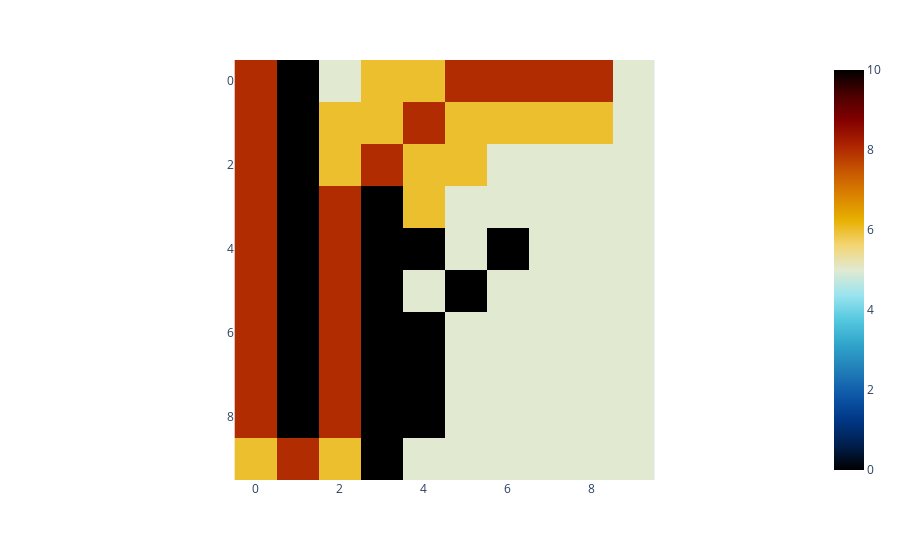

Notebook code for this chart:
### Code cell
class Node():
    
    def __init__(self, parent=None, position=None):
        self.parent = parent
        self.position = position

        self.g = 0
        self.h = 0
        self.f = 0

    def __eq__(self, other):
        return self.position == other.position
    
    def __repr__(self) -> str:
        return self.position


def astar(maze, start, end):
    
    new_maze = maze
    
    # Create start and end node
    start_node = Node(None, start)
    start_node.g = start_node.h = start_node.f = 0
    end_node = Node(None, end)
    end_node.g = end_node.h = end_node.f = 0

    # Initialize both open and closed list
    open_list = []
    closed_list = []

    # Add the start node
    open_list.append(start_node)

    # Loop until you find the end
    while len(open_list) > 0:

        # Get the current node
        current_node = open_list[0]
        for item in open_list:
            # print("openList:" ,item.position[0],  item.position[1] )
            new_maze[item.position[0]][item.position[1]] = 6
            if item.f < current_node.f:
                current_node = item
        # print("we are here: ", current_node.position, current_node.g)
        # Pop current off open list, add to closed list
        open_list.remove(current_node)
        closed_list.append(current_node)

        # Found the goal
        if current_node == end_node:
            path = []
            current = current_node
            while current is not None:
                path.append(current.position)
                current = current.parent
            final_path = path[::-1] 
            print(final_path) # Print reversed path
            for path_position in final_path:
                new_maze[path_position[0]][path_position[1]] = 8
            return(new_maze)
        # Generate children
        children = []
        for new_position in [(0, -1), (0, 1), (-1, 0), (1, 0),(-1, -1), (1, 1), (-1, 1), (1, -1)]: # Adjacent squares

            # Get node position
            node_position = (current_node.position[0] + new_position[0], current_node.position[1] + new_position[1])

            # Make sure within range
            if node_position[0] > (len(maze) - 1) or node_position[0] < 0 or node_position[1] > (len(maze[len(maze)-1]) -1) or node_position[1] < 0:
                continue

            # Make sure walkable terrain
            if maze[node_position[0]][node_position[1]] != 5:
                continue

            # Create new node
            new_node = Node(current_node, node_position)

            # Append
            children.append(new_node)

        # Loop through children
        for child in children:

            # Child is on the closed list
            if child in closed_list:
                continue

            # Create the f, g, and h values
            child.g = current_node.g + 1
            child.h = ((child.position[0] - end_node.position[0]) ** 2) + ((child.position[1] - end_node.position[1]) ** 2)
            child.f = child.g + child.h

            # Child is already in the open list
            if child in open_list:
                i = open_list.index(child)
                duplicated = open_list[i]
                if child.g > duplicated.g:
                    continue


            # Add the child to the open list
            open_list.append(child)


def main():

    maze = [[5, 0, 5, 5, 5, 5, 5, 5, 5, 5],
            [5, 0, 5, 5, 5, 5, 5, 5, 5, 5],
            [5, 0, 5, 5, 5, 5, 5, 5, 5, 5],
            [5, 0, 5, 0, 5, 5, 5, 5, 5, 5],
            [5, 0, 5, 0, 0, 5, 0, 5, 5, 5],
            [5, 0, 5, 0, 5, 0, 5, 5, 5, 5],
            [5, 0, 5, 0, 0, 5, 5, 5, 5, 5],
            [5, 0, 5, 0, 0, 5, 5, 5, 5, 5],
            [5, 0, 5, 0, 0, 5, 5, 5, 5, 5],
            [5, 5, 5, 0, 5, 5, 5, 5, 5, 5]]

    start = (0, 0)
    end = (0, 8)

    new_maze = astar(maze, start, end)
    
    

    fig = px.imshow(new_maze, color_continuous_midpoint=0.0, range_color= [0,10], color_continuous_scale = 'IceFire' )
    fig.show()

if __name__ == '__main__':
    main()

### Figure 1 — Plotly figure (JSON) as saved in the notebook; plotly's stock layout.template omitted (floating-point values rounded to 4 significant figures)
{"data": [{"coloraxis": "coloraxis", "hovertemplate": "x: %{x}<br>y: %{y}<br>color: %{z}<extra></extra>", "name": "0", "type": "heatmap", "xaxis": "x", "yaxis": "y", "z": [[8, 0, 5, 6, 6, 8, 8, 8, 8, 5], [8, 0, 6, 6, 8, 6, 6, 6, 6, 5], [8, 0, 6, 8, 6, 6, 5, 5, 5, 5], [8, 0, 8, 0, 6, 5, 5, 5, 5, 5], [8, 0, 8, 0, 0, 5, 0, 5, 5, 5], [8, 0, 8, 0, 5, 0, 5, 5, 5, 5], [8, 0, 8, 0, 0, 5, 5, 5, 5, 5], [8, 0, 8, 0, 0, 5, 5, 5, 5, 5], [8, 0, 8, 0, 0, 5, 5, 5, 5, 5], [6, 8, 6, 0, 5, 5, 5, 5, 5, 5]]}], "layout": {"coloraxis": {"cmax": 10, "cmid": 0, "cmin": 0, "colorscale": [[0, "#000000"], [0.0625, "#001f4d"], [0.125, "#003786"], [0.1875, "#0e58a8"], [0.25, "#217eb8"], [0.3125, "#30a4ca"], [0.375, "#54c8df"], [0.4375, "#9be4ef"], [0.5, "#e1e9d1"], [0.5625, "#f3d573"], [0.625, "#e7b000"], [0.6875, "#da8200"], [0.75, "#c65400"], [0.8125, "#ac2301"], [0.875, "#820000"], [0.9375, "#4c0000"], [1, "#000000"]]}, "margin": {"t": 60}, "xaxis": {"anchor": "y", "constrain": "domain", "domain": [0, 1], "scaleanchor": "y"}, "yaxis": {"anchor": "x", "autorange": "reversed", "constrain": "domain", "domain": [0, 1]}}}
